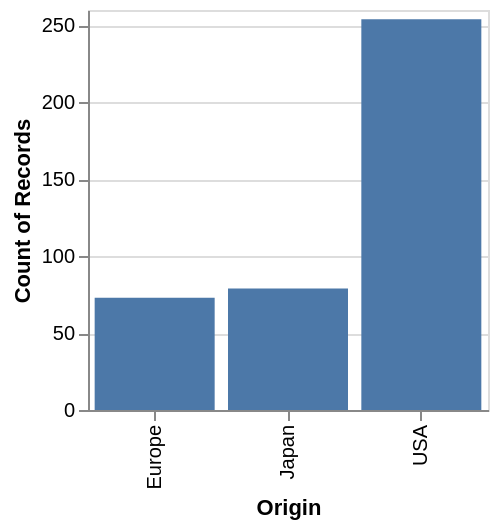

Write the Vega-Lite specification saved for this chart.
### Vega-Lite specification from a JSON file in a GitHub repository (floating-point values rounded to 4 significant figures; data arrays with more than 128 entries replaced by an {"elided": "..."} marker saying what was removed)
{"$schema": "https://vega.github.io/schema/vega-lite/v4.json", "width": 200, "height": 200, "data": {"values": {"elided": "406 records"}}, "mark": "bar", "encoding": {"x": {"field": "Origin"}, "y": {"aggregate": "count"}}}
